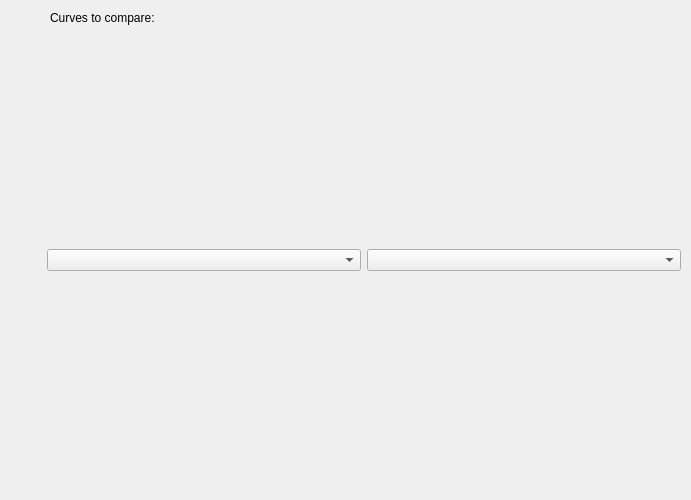
<?xml version="1.0" encoding="UTF-8"?>
<ui version="4.0">
 <class>IcvCurveDiffer</class>
 <widget class="QDialog" name="IcvCurveDiffer">
  <property name="geometry">
   <rect>
    <x>0</x>
    <y>0</y>
    <width>691</width>
    <height>500</height>
   </rect>
  </property>
  <property name="windowTitle">
   <string>Differ</string>
  </property>
  <widget class="QLabel" name="label">
   <property name="geometry">
    <rect>
     <x>50</x>
     <y>10</y>
     <width>111</width>
     <height>16</height>
    </rect>
   </property>
   <property name="text">
    <string>Curves to compare:</string>
   </property>
  </widget>
  <widget class="QWidget" name="gridLayoutWidget">
   <property name="geometry">
    <rect>
     <x>10</x>
     <y>30</y>
     <width>671</width>
     <height>461</height>
    </rect>
   </property>
   <layout class="QGridLayout" name="gridLayout" columnstretch="1,10,10">
    <item row="0" column="0">
     <spacer name="horizontalSpacer">
      <property name="orientation">
       <enum>Qt::Horizontal</enum>
      </property>
      <property name="sizeHint" stdset="0">
       <size>
        <width>40</width>
        <height>20</height>
       </size>
      </property>
     </spacer>
    </item>
    <item row="0" column="1">
     <widget class="QComboBox" name="comboBoxFirst"/>
    </item>
    <item row="0" column="2">
     <widget class="QComboBox" name="comboBoxSecond"/>
    </item>
    <item row="1" column="0" colspan="3">
     <layout class="QHBoxLayout" name="horizontalLayout"/>
    </item>
   </layout>
  </widget>
 </widget>
 <resources/>
 <connections/>
</ui>
